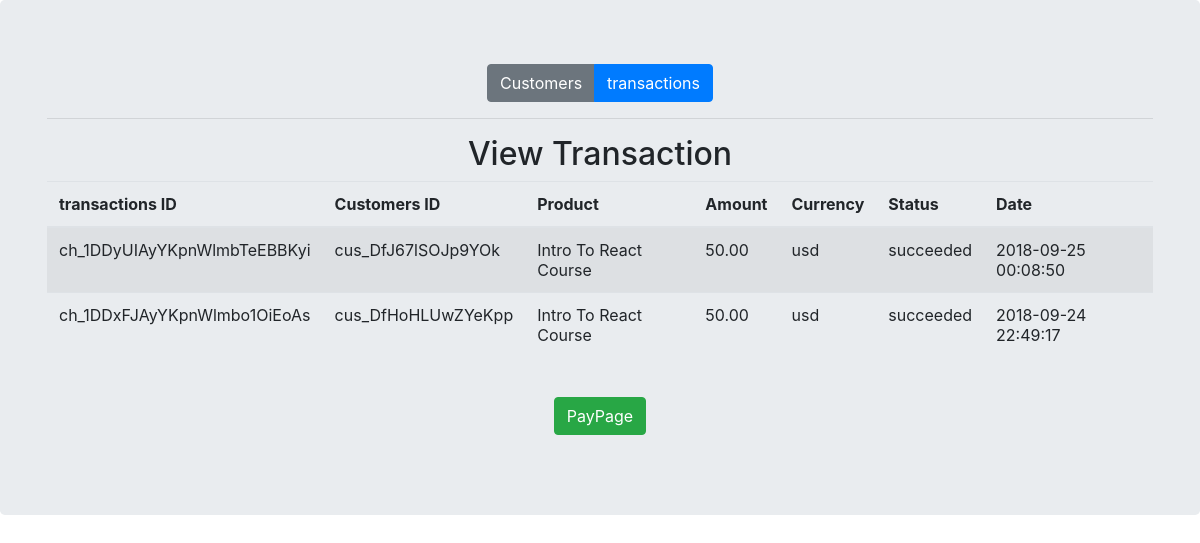
/transaction.php, run on the app's committed database.
### tables this page shows
CREATE TABLE `tbl_trans` (
  `id` varchar(200) NOT NULL,
  `userid` varchar(200) NOT NULL,
  `product` varchar(200) NOT NULL,
  `amount` varchar(200) NOT NULL,
  `currency` varchar(200) NOT NULL,
  `status` varchar(200) NOT NULL,
  `creat_date` datetime NOT NULL DEFAULT CURRENT_TIMESTAMP
);

### lib/pdo_db.php (called while the page is built, shortened)
<?php
class Database {
	private $host = DB_HOST;
	private $user = DB_USER;
	private $pass = DB_PASS;
	private $dbname = DB_NAME;
	private $dbh;
	private $stmt;
	public function __construct() {
		$dsn = 'mysql:host=' . $this->host . ';dbname=' . $this->dbname;
		$options = array (
			PDO::ATTR_PERSISTENT => true,
			PDO::ATTR_ERRMODE => PDO::ERRMODE_EXCEPTION
		);
		try {
			$this->dbh = new PDO ($dsn, $this->user, $this->pass, $options);
		}
		catch ( PDOException $e ) {
			$this->error = $e->getMessage();
		}
	}
	public function query($query) {
		$this->stmt = $this->dbh->prepare($query);
	}
	public function execute(){
		return $this->stmt->execute();
	}
	public function resultset(){
		$this->execute();
		return $this->stmt->fetchAll(PDO::FETCH_OBJ);
	}
}

### modules/transaction.php (called while the page is built, shortened)
<?php
class Transaction
{
	private $db;
	function __construct()
	{
		$this->db = new Database;
	}
        public function getTransaction()
    {
        $this->db->query('SELECT * FROM tbl_trans ORDER BY creat_date DESC');
        $result = $this->db->resultset();
        return $result;
    }
}

### transaction.php (the view, shortened to what this page needs)
<?php
require_once('lib/pdo_db.php');
require_once('modules/transaction.php');
$transaction = new Transaction();
$transactions = $transaction->getTransaction();
?>
<link rel="stylesheet" href="https://stackpath.bootstrapcdn.com/bootstrap/4.1.3/css/bootstrap.min.css">
<section class="jumbotron text-center">
        <div class="container">
        	<div class="btn-group" role="group">
        		<a href="customers.php" class="btn btn-secondary">Customers</a>
        		<a href="transaction.php" class="btn btn-primary">transactions</a>
        	</div>
        	<hr>
        	<h2>View Transaction</h2>
        	<table class="table table-striped">
        		<thead>
        			<tr>
        				<th>transactions ID</th>
        				<th>Customers ID</th>
        				<th>Product</th>
        				<th>Amount</th>
        				<th>Currency</th>
        				<th>Status</th>
        				<th>Date</th>
        			</tr>
        		</thead>
        		<tbody>
<?php foreach ($transactions as $key) { ?>
        			<tr>
        				<td><?php echo $key->id; ?></td>
        				<td><?php echo $key->userid; ?></td>
        				<td><?php echo $key->product; ?></td>
        				<td><?php echo sprintf('%.2f', $key->amount / 100); ?></td>
        				<td><?php echo $key->currency; ?></td>
        				<td><?php echo $key->status; ?></td>
        				<td><?php echo $key->creat_date; ?></td>
        			</tr>
<?php } ?>
        		</tbody>
        	</table>
        	<br>
        	<p><a class="btn btn-success" href="index.php">PayPage</a></p>
        </div>
</section>

### data on the page
tbl_trans: id "ch_1DDyUIAyYKpnWlmbTeEBBKyi", userid "cus_DfJ67lSOJp9YOk", product "Intro To React Course", $key->amount/100 "50.00", currency "usd", status "succeeded", creat_date "2018-09-25 00:08:50"
tbl_trans: id "ch_1DDxFJAyYKpnWlmbo1OiEoAs", userid "cus_DfHoHLUwZYeKpp", product "Intro To React Course", $key->amount/100 "50.00", currency "usd", status "succeeded", creat_date "2018-09-24 22:49:17"
